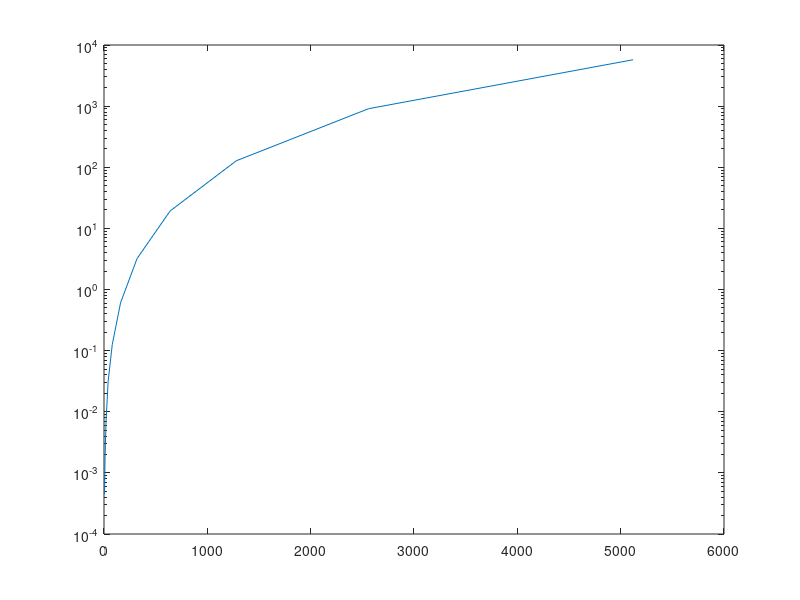

Write the MATLAB code that produced this figure. (Note: this script raises an error after producing the figure.)
%% Data
% Full Size Range
size = [ 5 10 20 40 80 160 320 640 1280 2560 5120 10240 ];

% Basic Color Refinement
% Measurement 1
sizeb1 = [ 5 10 20 40 80 160 320 640 1280 2560 5120 ];
timeb1 = [ 0.000447894 0.001738771 0.007223303 0.031326249 0.125898654 0.604074251 3.213163267 19.26075537 127.5672593 907.4070568 5736.549588 ];
% Slides w/out adjacency
sizeb2 = [ 160 320 640 ];
timeb2 = [ 7 54 427 ];
% Slides w/ adjacency
sizeb3 = [ 160 320 640 1280 ];
timeb3 = [ 0.3 2 17 125 ];

% Fast Color Refinement

% Slides w/ adjacency
sizef2 = [ 160 320 640 1280 2560 5120 10240 ];
timef2 = [ 0.04 0.09 0.13 0.3 1 3 12 ];

%% Computation Time Subplot

%subplot(2,1,1);

% Basic Measurement 1
p = semilogy(sizeb1, timeb1);
p.Color = 'blue';
p.Marker = '.';
p.MarkerSize = 8;

hold on
title('Computation Time of Basic Color Refinement for Threepaths')
xlabel('Size \it (# vertices per path)')
ylabel('Time \it (s)')
xlabels = [ 5 320 640 1280 2560 5120 10240 ];
set(gca, 'Xtick', xlabels);
set(gca, 'XtickLabel', xlabels);

% Basic Slides w/out Adjacency
p = semilogy(sizeb2, timeb2);
p.Color = 'magenta';
p.Marker = 'o';
p.MarkerSize = 6;

% Basic Slides w/ Adjacency
p = semilogy(sizeb3, timeb3);
p.Color = 'green';
p.Marker = 'o';
p.MarkerSize = 6;

% Fast Slides w/ Adjacency
p = semilogy(sizef2, timef2);
p.Color = 'cyan';
p.Marker = 'o';
p.MarkerSize = 6;

% x^2
x = 0:5:10240;
p = semilogy(x, x.^2);
p.Color = 'red';

% x^3
p = semilogy(x, x.^3);
p.Color = 'black';

legend('Measurements', 'Slides w/out adjacency', 'Slides w/ adjacency', 'Fast slides w/ adjacency', 'Quadratic', 'Qubic', 'Location', 'northwest', 'Orientation', 'vertical');
%legend();
%legend();
%legend('boxon');

%% Relative Growth Subplot
m2 = sizeb1.^2;
diff2 = m2./timeb1;
m3 = sizeb1.^3;
diff3 = m3./timeb1;
diff = [ diff2.' diff3.'];

%subplot(2,1,2);
figure

bar_handle = bar(diff, 'grouped');
set(gca, 'YScale', 'log');
set(bar_handle(1), 'FaceColor', 'red')
set(bar_handle(2), 'FaceColor', 'black')

set(gca, 'XtickLabel', sizeb1);

title('Relative Differences between Measurements and (x^2 and x^3)')
xlabel('Size \it (# vertices per path)')
ylabel('x^2 and x^3 divided by Measurements')

legend('Diff w/ quadratic', 'Diff w/ cubic');
legend('Location','northwest');
legend('boxon');